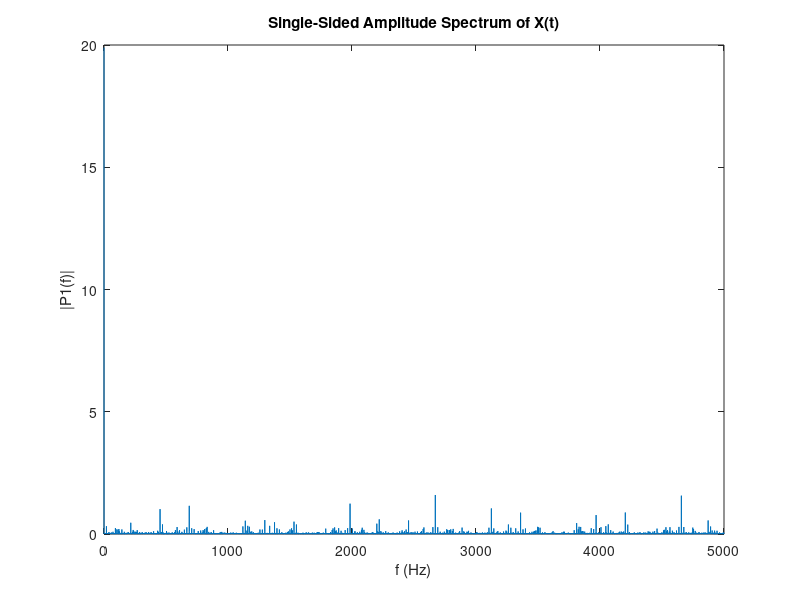

This chart was generated by the following MATLAB code:
figure()
% load('forfftdspacenosensor.mat');
% X=forfftdspace.Y(3).Data;
M=csvread('data.csv');
X=M(:,3);
Fs = 10000;            % Sampling frequency
T = 1/Fs;  
L=length(X);

Y = fft(X);
P2 = abs(Y/L);
P1 = P2(1:floor(L/2)+1);
P1(2:end-1) = 2*P1(2:end-1);
f = Fs*(0:(L/2))/L;
plot(f,P1)
title('Single-Sided Amplitude Spectrum of X(t)')
xlabel('f (Hz)')
ylabel('|P1(f)|')
